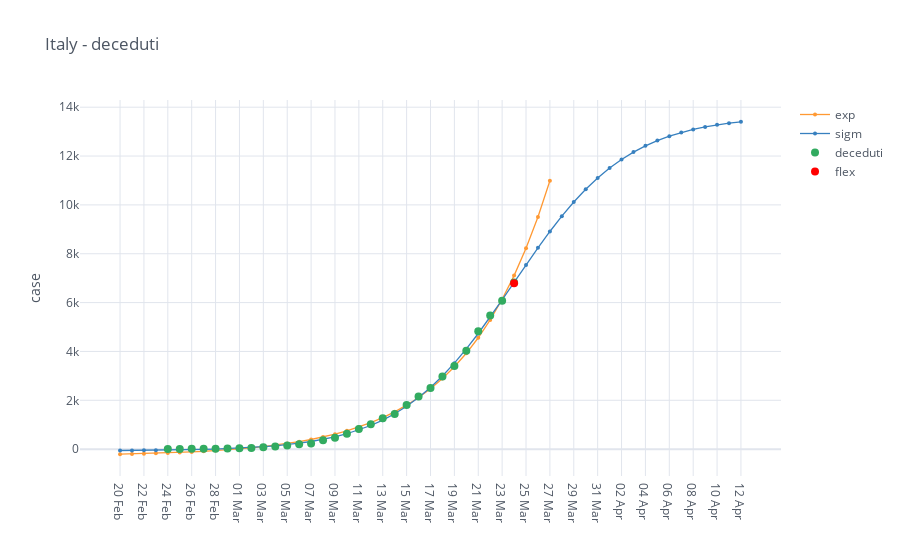

Notebook cell for this chart:
### Code cell
category = 'deceduti'
view_category = io.italy_country_filter_by_category(italy, categories=[category])

mpl.iplot_analysis_plot(view_category, title='Italy - ' + category, log_fitting=False)

### Figure 1 — Plotly figure (JSON) as saved in the notebook; plotly's stock layout.template omitted (floating-point values rounded to 4 significant figures)
{"data": [{"line": {"color": "rgba(255, 153, 51, 1.0)", "dash": "solid", "shape": "linear", "width": 1.3}, "marker": {"size": 4, "symbol": "circle"}, "mode": "lines+markers", "name": "exp", "text": "", "type": "scatter", "x": ["20 Feb", "21 Feb", "22 Feb", "23 Feb", "24 Feb", "25 Feb", "26 Feb", "27 Feb", "28 Feb", "29 Feb", "01 Mar", "02 Mar", "03 Mar", "04 Mar", "05 Mar", "06 Mar", "07 Mar", "08 Mar", "09 Mar", "10 Mar", "11 Mar", "12 Mar", "13 Mar", "14 Mar", "15 Mar", "16 Mar", "17 Mar", "18 Mar", "19 Mar", "20 Mar", "21 Mar", "22 Mar", "23 Mar", "24 Mar", "25 Mar", "26 Mar", "27 Mar", "28 Mar", "29 Mar", "30 Mar", "31 Mar", "01 Apr", "02 Apr", "03 Apr", "04 Apr", "05 Apr", "06 Apr", "07 Apr", "08 Apr", "09 Apr", "10 Apr", "11 Apr", "12 Apr"], "y": [-206.3, -195.6, -183.3, -169.2, -152.9, -134.1, -112.5, -87.62, -58.98, -26.01, 11.96, 55.66, 106.0, 163.9, 230.6, 307.4, 395.8, 497.6, 614.8, 749.8, 905.1, 1084.0, 1290.0, 1527.0, 1800.0, 2114.0, 2476.0, 2893.0, 3372.0, 3924.0, 4560.0, 5292.0, 6135.0, 7105.0, 8222.0, 9508.0, 10990.0, "", "", "", "", "", "", "", "", "", "", "", "", "", "", "", ""]}, {"line": {"color": "rgba(55, 128, 191, 1.0)", "dash": "solid", "shape": "linear", "width": 1.3}, "marker": {"size": 4, "symbol": "circle"}, "mode": "lines+markers", "name": "sigm", "text": "", "type": "scatter", "x": ["20 Feb", "21 Feb", "22 Feb", "23 Feb", "24 Feb", "25 Feb", "26 Feb", "27 Feb", "28 Feb", "29 Feb", "01 Mar", "02 Mar", "03 Mar", "04 Mar", "05 Mar", "06 Mar", "07 Mar", "08 Mar", "09 Mar", "10 Mar", "11 Mar", "12 Mar", "13 Mar", "14 Mar", "15 Mar", "16 Mar", "17 Mar", "18 Mar", "19 Mar", "20 Mar", "21 Mar", "22 Mar", "23 Mar", "24 Mar", "25 Mar", "26 Mar", "27 Mar", "28 Mar", "29 Mar", "30 Mar", "31 Mar", "01 Apr", "02 Apr", "03 Apr", "04 Apr", "05 Apr", "06 Apr", "07 Apr", "08 Apr", "09 Apr", "10 Apr", "11 Apr", "12 Apr"], "y": [-54.39, -51.2, -47.26, -42.4, -36.42, -29.05, -19.97, -8.787, 4.975, 21.91, 42.73, 68.32, 99.75, 138.3, 185.5, 243.3, 314.0, 400.0, 504.6, 631.3, 784.3, 968.1, 1188.0, 1448.0, 1755.0, 2112.0, 2524.0, 2994.0, 3521.0, 4103.0, 4736.0, 5409.0, 6110.0, 6827.0, 7543.0, 8242.0, 8912.0, 9539.0, 10120.0, 10640.0, 11100.0, 11510.0, 11860.0, 12160.0, 12420.0, 12630.0, 12810.0, 12960.0, 13090.0, 13190.0, 13280.0, 13350.0, 13400.0]}, {"line": {"color": "rgba(50, 171, 96, 1.0)", "dash": "solid", "shape": "linear", "width": 1.3}, "marker": {"size": 8, "symbol": "circle"}, "mode": "markers", "name": "deceduti", "text": "", "type": "scatter", "x": ["20 Feb", "21 Feb", "22 Feb", "23 Feb", "24 Feb", "25 Feb", "26 Feb", "27 Feb", "28 Feb", "29 Feb", "01 Mar", "02 Mar", "03 Mar", "04 Mar", "05 Mar", "06 Mar", "07 Mar", "08 Mar", "09 Mar", "10 Mar", "11 Mar", "12 Mar", "13 Mar", "14 Mar", "15 Mar", "16 Mar", "17 Mar", "18 Mar", "19 Mar", "20 Mar", "21 Mar", "22 Mar", "23 Mar", "24 Mar", "25 Mar", "26 Mar", "27 Mar", "28 Mar", "29 Mar", "30 Mar", "31 Mar", "01 Apr", "02 Apr", "03 Apr", "04 Apr", "05 Apr", "06 Apr", "07 Apr", "08 Apr", "09 Apr", "10 Apr", "11 Apr", "12 Apr"], "y": ["", "", "", "", 7.0, 10.0, 12.0, 17.0, 21.0, 29.0, 34.0, 52.0, 79.0, 107.0, 148.0, 197.0, 233.0, 366.0, 463.0, 631.0, 827.0, 1016.0, 1266.0, 1441.0, 1809.0, 2158.0, 2503.0, 2978.0, 3405.0, 4032.0, 4825.0, 5476.0, 6077.0, 6820.0, "", "", "", "", "", "", "", "", "", "", "", "", "", "", "", "", "", "", ""]}, {"marker": {"color": "rgba(255, 0, 0, 125)", "size": 8}, "mode": "markers", "name": "flex", "type": "scatter", "x": ["24 Mar"], "y": [6791.0]}], "layout": {"legend": {"bgcolor": "#FFFFFF", "font": {"color": "#4D5663"}}, "paper_bgcolor": "#FFFFFF", "plot_bgcolor": "#FFFFFF", "title": {"font": {"color": "#4D5663"}, "text": "Italy - deceduti"}, "xaxis": {"gridcolor": "#E1E5ED", "showgrid": true, "tickfont": {"color": "#4D5663"}, "title": {"font": {"color": "#4D5663"}, "text": ""}, "zerolinecolor": "#E1E5ED"}, "yaxis": {"gridcolor": "#E1E5ED", "showgrid": true, "tickfont": {"color": "#4D5663"}, "title": {"font": {"color": "#4D5663"}, "text": "case"}, "zerolinecolor": "#E1E5ED"}}}
